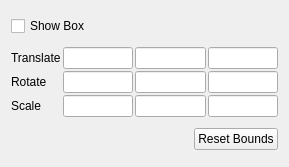
<?xml version="1.0" encoding="UTF-8"?>
<ui version="4.0">
 <class>pqRectangularBoundingRegionWidget</class>
 <widget class="QWidget" name="pqRectangularBoundingRegionWidget">
  <property name="geometry">
   <rect>
    <x>0</x>
    <y>0</y>
    <width>289</width>
    <height>167</height>
   </rect>
  </property>
  <property name="windowTitle">
   <string>Form</string>
  </property>
  <layout class="QGridLayout">
   <item row="0" column="0" colspan="2">
    <widget class="QCheckBox" name="show3DWidget">
     <property name="text">
      <string>Show Box</string>
     </property>
    </widget>
   </item>
   <item row="1" column="0" colspan="2">
    <layout class="QGridLayout">
     <property name="spacing">
      <number>2</number>
     </property>
     <item row="0" column="0">
      <widget class="QLabel" name="label">
       <property name="text">
        <string>Translate</string>
       </property>
      </widget>
     </item>
     <item row="0" column="1">
      <widget class="pqLineEdit" name="positionX"/>
     </item>
     <item row="0" column="2">
      <widget class="pqLineEdit" name="positionY"/>
     </item>
     <item row="0" column="3">
      <widget class="pqLineEdit" name="positionZ"/>
     </item>
     <item row="1" column="0">
      <widget class="QLabel" name="label_2">
       <property name="text">
        <string>Rotate</string>
       </property>
      </widget>
     </item>
     <item row="1" column="1">
      <widget class="pqLineEdit" name="rotationX"/>
     </item>
     <item row="1" column="2">
      <widget class="pqLineEdit" name="rotationY"/>
     </item>
     <item row="1" column="3">
      <widget class="pqLineEdit" name="rotationZ"/>
     </item>
     <item row="2" column="0">
      <widget class="QLabel" name="label_3">
       <property name="text">
        <string>Scale</string>
       </property>
      </widget>
     </item>
     <item row="2" column="1">
      <widget class="pqLineEdit" name="scaleX"/>
     </item>
     <item row="2" column="2">
      <widget class="pqLineEdit" name="scaleY"/>
     </item>
     <item row="2" column="3">
      <widget class="pqLineEdit" name="scaleZ"/>
     </item>
    </layout>
   </item>
   <item row="2" column="0">
    <spacer>
     <property name="orientation">
      <enum>Qt::Horizontal</enum>
     </property>
     <property name="sizeHint" stdset="0">
      <size>
       <width>40</width>
       <height>20</height>
      </size>
     </property>
    </spacer>
   </item>
   <item row="2" column="1">
    <widget class="QPushButton" name="resetBounds">
     <property name="text">
      <string>Reset Bounds</string>
     </property>
    </widget>
   </item>
  </layout>
 </widget>
 <customwidgets>
  <customwidget>
   <class>pqLineEdit</class>
   <extends>QLineEdit</extends>
   <header>pqLineEdit.h</header>
  </customwidget>
 </customwidgets>
 <resources/>
 <connections/>
</ui>
